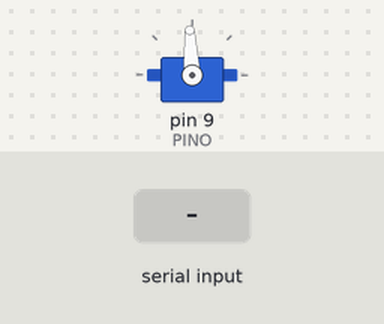
Bench run of a sketch on a simulated Arduino Uno, built with avr-gcc and run on an emulated ATmega328P. Parts: servo. Inputs (shaded band) come from the test bench. What the sketch prints to the serial monitor is not drawn.

Above: at 1.2 s.
1.3 s: "C" received over Serial
3.9 s: "P" received over Serial
Timing chart, 0 to 6.9 s (numbered marks = the images above; inputs shaded):
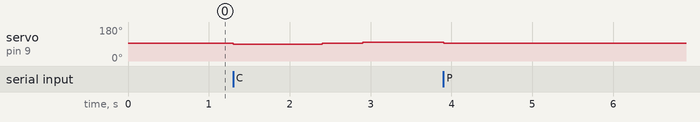

Measured:
- after the input at 1.3 s, servo on pin 9 (PINO): 93° → 88° at once, → 93° 1.1 s later, → 98° 0.50 s later

The sketch:

EBG20_Parallax_Arduino.ino
```cpp
/*
  EBG-20 + Parallax Continuous Rotation Servo
  Controle pelo Monitor Serial (9600 baud)

  Projeto mecanico original: ToolBoxRobotics
  https://www.thingiverse.com/thing:6460227

  A = fechar | D = abrir | C = demonstracao
  P = parar  | Z = confirmar posicao inicial aberta

  ATENCAO: controle por tempo; sem sensor de posicao ou fim de curso.
  Ajustes do exemplo sao especificos de uma montagem. Ajuste antes de usar.
*/

#include <Servo.h>

Servo garra;

const int PINO = 9;

// Parallax 360
const int PARADO = 1500;

// Velocidade normal
const int FECHAR = 1450;
const int ABRIR = 1550;

// Velocidade lenta
const int FECHAR_LENTO = 1470;
const int ABRIR_LENTO = 1530;

// Tempos iniciais em milissegundos
const int TEMPO_FECHAR = 1100;
const int TEMPO_ABRIR = 1200;

const int TEMPO_FECHAR_LENTO = 1500;
const int TEMPO_ABRIR_LENTO = 1650;

// 0 = aberta, 1 = fechada
int posicao = 0;
bool posicaoConhecida = true;

// Movimento continuo
bool mover(int pulso, int tempo) {
  garra.writeMicroseconds(pulso);

  unsigned long inicio = millis();

  while (millis() - inicio < (unsigned long)tempo) {
    if (Serial.available()) {
      char comando = Serial.read();

      if (comando == 'P' || comando == 'p') {
        garra.writeMicroseconds(PARADO);
        posicaoConhecida = false;

        Serial.println("PARADA!");
        Serial.println("Posicao desconhecida.");
        return false;
      }
    }
    delay(2);
  }

  garra.writeMicroseconds(PARADO);
  return true;
}

// Fechar completamente
bool fechar(bool lento = false) {
  if (posicao == 1) return true;

  Serial.println("Fechando...");

  bool ok = lento
    ? mover(FECHAR_LENTO, TEMPO_FECHAR_LENTO)
    : mover(FECHAR, TEMPO_FECHAR);

  if (ok) posicao = 1;
  return ok;
}

// Abrir completamente
bool abrir(bool lento = false) {
  if (posicao == 0) return true;

  Serial.println("Abrindo...");

  bool ok = lento
    ? mover(ABRIR_LENTO, TEMPO_ABRIR_LENTO)
    : mover(ABRIR, TEMPO_ABRIR);

  if (ok) posicao = 0;
  return ok;
}

// Demonstracao
void demonstracao() {
  Serial.println("=== DEMONSTRACAO ===");

  Serial.println("1. Fechando rapido");
  if (!fechar()) return;
  delay(500);

  Serial.println("2. Abrindo rapido");
  if (!abrir()) return;
  delay(500);

  Serial.println("3. Fechando lento");
  if (!fechar(true)) return;
  delay(500);

  Serial.println("4. Abrindo lento");
  if (!abrir(true)) return;

  Serial.println("Demonstracao finalizada!");
}

void setup() {
  Serial.begin(9600);

  garra.writeMicroseconds(PARADO);
  garra.attach(PINO);

  Serial.println("=== GARRA EBG-20 ===");
  Serial.println("A = Fechar");
  Serial.println("D = Abrir");
  Serial.println("C = Demonstracao");
  Serial.println("P = Parar");
  Serial.println("Z = Confirmar aberta");
}

void loop() {
  if (!Serial.available()) return;

  char comando = Serial.read();

  if (comando == 'Z' || comando == 'z') {
    garra.writeMicroseconds(PARADO);
    posicao = 0;
    posicaoConhecida = true;
    Serial.println("Posicao zero confirmada.");
    return;
  }

  if (!posicaoConhecida) {
    Serial.println("Posicao desconhecida!");
    Serial.println("Reposicione a garra aberta e envie Z.");
    return;
  }

  switch (comando) {
    case 'A':
    case 'a':
      fechar();
      break;

    case 'D':
    case 'd':
      abrir();
      break;

    case 'C':
    case 'c':
      demonstracao();
      break;

    case 'P':
    case 'p':
      garra.writeMicroseconds(PARADO);
      break;
  }
}
```
